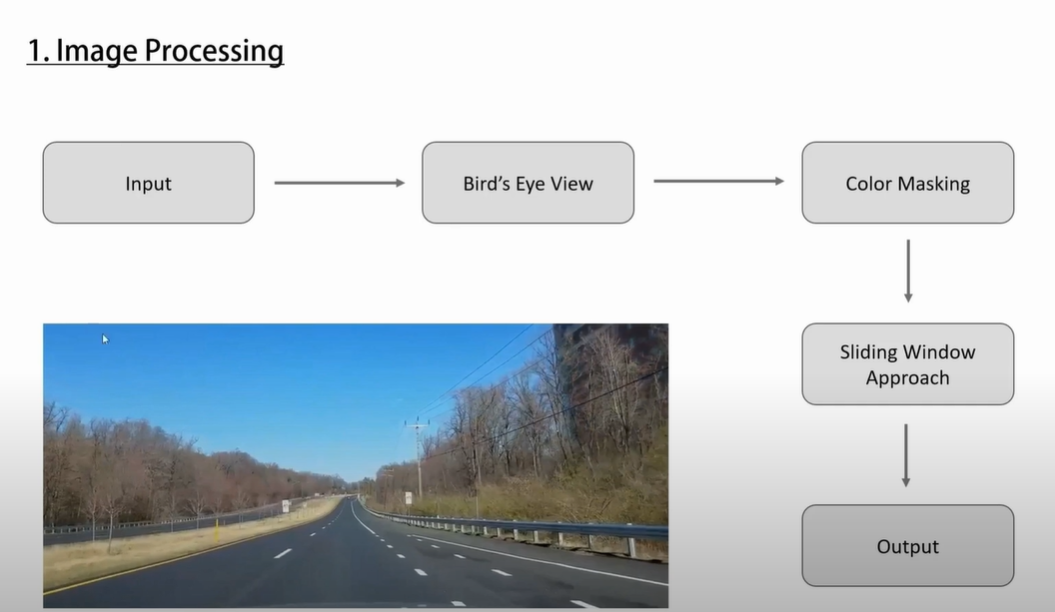
#> input picture .lessons/1 Lane Detection/8 Image Processing/1.png, 1055 x 612 px, given in place of road.mp4, which was not available
$ python detect_lane.py
#> lines starting #> are read from the running program, lines starting #| are printed output that depends on the picture; after the words box and inside, x2 and y2 are one past the last pixel; in counts of white or black regions, pixels touching at a corner belong together; pictures that were not available may be replaced by others from this repository, and a replacement may not be noted
# Aşağıdakı kodun əsas məqsədi maska görüntüsündəki müəyyən konturların (məsələn, bir yol və ya xətt) sol və sağ tərəflərini tapmaq və onları izləməkdir.
# Hər dövrdə konturların mərkəzi koordinatları hesablanır və obyektin sol və sağ tərəfinin yerləşməsi yenilənir. Bu, obyektlərin hərəkətini izləmək üçün istifadə olunur.
import cv2
import imutils
import numpy as np


top_left     = (230, 399)
bottom_left  = (133, 467)

top_right    = (385, 401)
bottom_right = (455, 462)

pts1 = np.float32([top_left, bottom_left, top_right, bottom_right])
pts2 = np.float32([ [0,0], [0,480], [640,0], [640,480] ])

color = (0, 255, 0)

path = "test_videos\\road.mp4"
cap = cv2.VideoCapture(path)

ret, frame = cap.read()
#> frame is the input picture: shape (612, 1055, 3); mean B, G, R 205.7, 201.1, 193.9
if ret == True:
    print("[INFO]... Shape", frame.shape)
#> (printed output is left out)
else:
    print("[INFO]... The video is not loaded successfully !")
    print("[INFO]... Check the path !")


def nothing(x):
    pass

cv2.namedWindow("Tracksbars")

cv2.createTrackbar("L-H", "Tracksbars", 0, 255,   nothing)
cv2.createTrackbar("L-S", "Tracksbars", 0, 255,   nothing)
cv2.createTrackbar("L-V", "Tracksbars", 200, 255, nothing)

cv2.createTrackbar("U-H", "Tracksbars", 255, 255, nothing)
cv2.createTrackbar("U-S", "Tracksbars", 50, 255,  nothing)
cv2.createTrackbar("U-V", "Tracksbars", 255, 255, nothing)


while True:
    ret, frame = cap.read()
    frame = cv2.resize(frame, (640, 480))
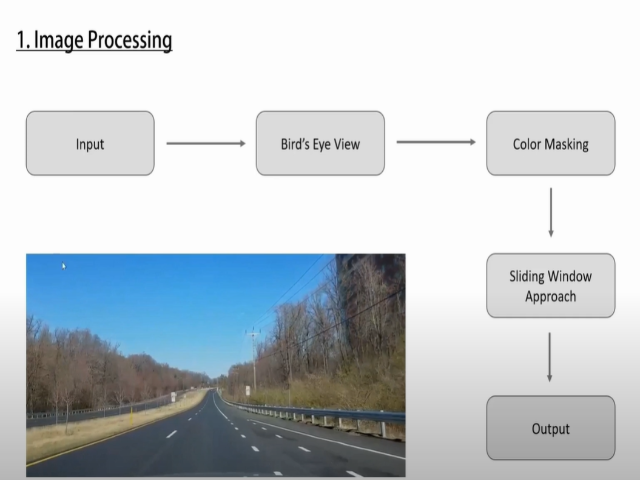
#> frame: shape (480, 640, 3); mean B, G, R 205.7, 201, 193.8
    frame_copy = frame.copy()


    cv2.circle(frame_copy, top_left,     5, color, -1)
#> frame_copy: shape (480, 640, 3); 0.03% of pixels changed, all inside (x1, y1, x2, y2) = (225, 394, 236, 405)
    cv2.circle(frame_copy, bottom_left,  5, color, -1)
#> frame_copy: shape (480, 640, 3); mean B, G, R 205.6, 201.1, 193.8
    cv2.circle(frame_copy, top_right,    5, color, -1)
#> frame_copy: shape (480, 640, 3); mean B, G, R 205.6, 201.1, 193.8
    cv2.circle(frame_copy, bottom_right, 5, color, -1)
#> frame_copy: shape (480, 640, 3); mean B, G, R 205.5, 201.2, 193.7

    matrix = cv2.getPerspectiveTransform(pts1, pts2)
    transformed_frame = cv2.warpPerspective(frame, matrix, (640, 480))
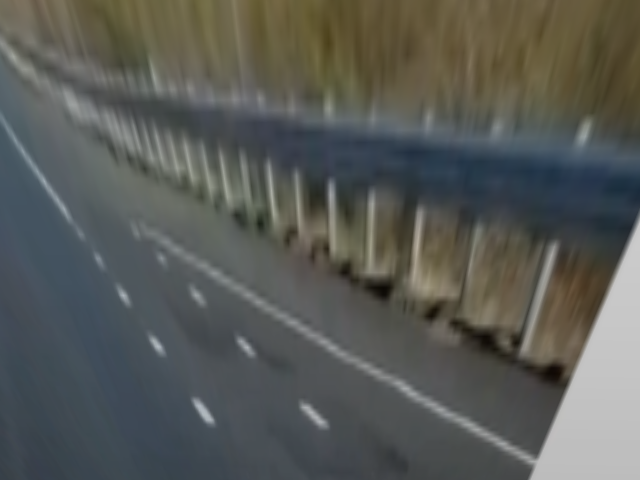
#> transformed_frame: shape (480, 640, 3); mean B, G, R 86.6, 90.8, 88.6

    transformed_frame_hsv = cv2.cvtColor(transformed_frame, cv2.COLOR_BGR2HSV)
#> transformed_frame_hsv: shape (480, 640, 3); mean H, S, V 64.1, 48.7, 96.4

    LOWER_H = cv2.getTrackbarPos("L-H", "Tracksbars")
    LOWER_S = cv2.getTrackbarPos("L-S", "Tracksbars")
    LOWER_V = cv2.getTrackbarPos("L-V", "Tracksbars")

    UPPER_H = cv2.getTrackbarPos("U-H", "Tracksbars")
    UPPER_S = cv2.getTrackbarPos("U-S", "Tracksbars")
    UPPER_V = cv2.getTrackbarPos("U-V", "Tracksbars")

    LOWER = np.array([LOWER_H, LOWER_S, LOWER_V])
    UPPER = np.array([UPPER_H, UPPER_S, UPPER_V])

    transformed_frame_mask = cv2.inRange(transformed_frame_hsv, LOWER, UPPER)
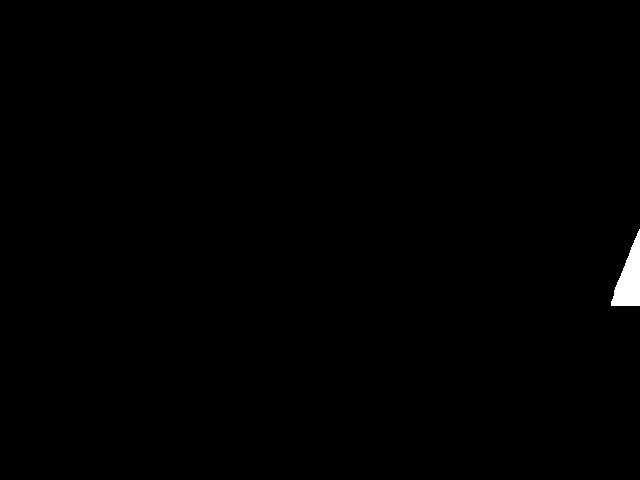
#> transformed_frame_mask: shape (480, 640); 0.4% white; 1 white region, box (x1, y1, x2, y2) and area: (611, 229, 640, 306) 1240


    histogram = np.sum(transformed_frame_mask[transformed_frame_mask.shape[0]//2:, :], axis=0)
#> histogram = 640 values from 0 to 16830
    middle_point = np.int32(histogram.shape[0]/2)
#> middle_point = 320


    # 1) middle_point variable ilə görüntünü iki hissəyə ayırdıqdan sonra aşağıdakı kod ilə soldan başlayaraq sağ yarı ortaya qədər və
    # ortadan başlayaraq sağ sona qədər olan hissəni scan edirik.
    left_side = np.argmax(histogram[:middle_point])
#> left_side = 0
    right_side = np.argmax(histogram[middle_point:]) + middle_point
#> right_side = 634
    # 3) Bu iki list  sol və sağ tərəflərin x-koordinatlarını saxlamaq üçün yaradılıb.
    left_x = []
    right_x = []
    # 4) Maska üzərində dəyişiklik etmək əvəzinə, onun bir nüsxəsi götürülür. Bu, orijinal maska məlumatlarını qoruyub saxlamaq üçündür.
    transformed_frame_mask_copy = transformed_frame_mask.copy()

    # 2) Sliding Window -umuzu While loop-u içində yaradacağıq. Çünki görüntüyə birdən çox kvadrat yerləşdirmək lazımdır. Ancaq ilk öncə pəncərələrin
    # başlanğıc nöqtələrini təyin etməmiz lazım olduğu üçün `starting_y` adlı variable -yə 480 dəyərini veririk.
    starting_y = 480
    # 5) starting_y dəyəri ilə hər iterasiyada maskanın müəyyən bir sətir aralığı işlənir .
    while starting_y > 0:
        # 6) Left - Maskanın 40 piksel hündürlüyü və sol tərəfdə 50 piksel sağa və sola genişlənmiş hissəsi seçilir.
        img = transformed_frame_mask[starting_y-40:starting_y, left_side-50:left_side+50]
        # 7) cv2.findContours: Seçilmiş maska hissəsində konturlar axtarılır. Konturlar şəkildə obyektlərin kənarlarını tapmağa kömək edir.
        # Python-da altdan xətt (_) bir çox məqsədlə istifadə olunur. Bu kontekstdə, cv2.findContours funksiyasından gələn ikinci qaytarılan dəyəri istifadə etməmək üçün altdan xətt istifadə olunur.
        # Yəni, konturların iyerarxiya məlumatları (hansı kontur hansı konturun içindədir və ya hansı kontur başqası ilə əlaqəlidir). Bu məlumat bizə lazım deyil.
        # Lazımsız bir dəyişən adı təyin etmək əvəzinə (hierarchy kimi), sadəcə _ istifadə olunur.
        contours, _ = cv2.findContours(img, cv2.RETR_TREE, cv2.CHAIN_APPROX_SIMPLE)
        for contour in contours:
            # 8) Konturdan momentlər hesablanır.
            M = cv2.moments(contour)
            # 9) M["m00"] - Konturun sahəsi (əgər 0 olarsa, kontur mərkəzi hesablanmır).
            if M["m00"] != 0:
                # 10) center_x və center_y - Mərkəz koordinatları düsturudur.
                center_x = np.int32(M["m10"] / M["m00"])
                center_y = np.int32(M["m01"] / M["m00"])

                print("Left center:", center_x, center_y)
                print("Right center:", center_x, center_y)
                # 11) Bu sətir, tapılan konturun mərkəzini əldə etdikdən sonra sol tərəfin yerini yeniləyir.
                left_side = left_side - 50 + center_x

        # Right - Yuxarıdakı ilə eyni məntiqdədir.
        img = transformed_frame_mask[starting_y-40:starting_y, right_side-50:right_side+50]
        contours, _ = cv2.findContours(img, cv2.RETR_TREE, cv2.CHAIN_APPROX_SIMPLE)
        for contour in contours:
            M = cv2.moments(contour)
            if M["m00"] != 0:
                center_x = np.int32(M["m10"] / M["m00"])
                center_y = np.int32(M["m01"] / M["m00"])
                right_side = right_side - 50 + center_x
        # 12) Son addım olaraq `rectangle()` metodu ilə işarətlərin üzərinə kvadratları çəkmək olacaq.
        cv2.rectangle(transformed_frame_mask_copy, (left_side-60, starting_y-40), (left_side+60, starting_y-40), (255, 255, 255), 2)


        cv2.rectangle(transformed_frame_mask_copy, (right_side-60, starting_y-40), (right_side+60, starting_y-40), (255, 255, 255), 2)


        starting_y = starting_y - 40
        print("Histogram:", histogram)
#> this loop made 12 passes
#| Histogram: [    0     0     0     0     0     0     0     0     0     0     0     0
#|      0     0     0     0     0     0     0     0     0     0     0     0
#|      0     0     0     0     0     0     0     0     0     0     0     0
#|      0     0     0     0     0     0     0     0     0     0     0     0
#|      0     0     0     0     0     0     0     0     0     0     0     0
#|      0     0     0     0     0     0     0     0     0     0     0     0
#|      0     0     0     0     0     0     0     0     0     0
#| Histogram: [    0     0     0     0     0     0     0     0     0     0     0     0
#|      0     0     0     0     0     0     0     0     0     0     0     0
#|      0     0     0     0     0     0     0     0     0     0     0     0
#> (further printed lines are left out)
#> img: shape (40, 53); every value is 0
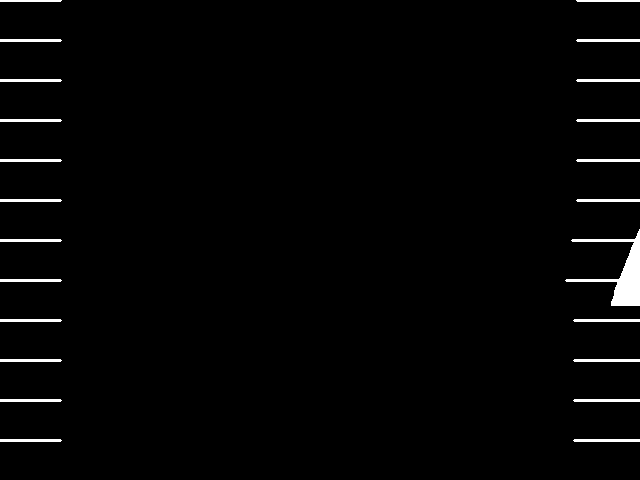
#> transformed_frame_mask_copy: shape (480, 640); 1.8% white; 23 white regions, largest, box (x1, y1, x2, y2) and area: (565, 229, 640, 306) 1586, (573, 319, 640, 322) 199, (573, 359, 640, 362) 199
#> after the loop, left_side = 0; right_side = 637; starting_y = 0


    cv2.imshow("Bird's eye view - BGR",             transformed_frame)
    cv2.imshow("Bird's eye view - HSV",             transformed_frame_hsv)
    cv2.imshow("Bird's eye view - MASK",            transformed_frame_mask)
    cv2.imshow("Bird's eye view - Sliding Window",  transformed_frame_mask_copy)
    if cv2.waitKey(0) == 27:
#> (key Esc is pressed here)
        break

cv2.destroyAllWindows()
